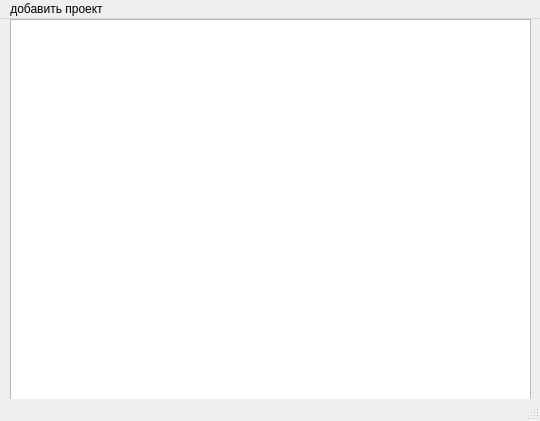
<?xml version="1.0" encoding="UTF-8"?>
<ui version="4.0">
 <class>MainWindow</class>
 <widget class="QMainWindow" name="MainWindow">
  <property name="geometry">
   <rect>
    <x>0</x>
    <y>0</y>
    <width>540</width>
    <height>421</height>
   </rect>
  </property>
  <property name="windowTitle">
   <string>MainWindow</string>
  </property>
  <widget class="QWidget" name="centralwidget">
   <widget class="QTableView" name="tableView">
    <property name="geometry">
     <rect>
      <x>10</x>
      <y>0</y>
      <width>521</width>
      <height>381</height>
     </rect>
    </property>
   </widget>
  </widget>
  <widget class="QMenuBar" name="menubar">
   <property name="geometry">
    <rect>
     <x>0</x>
     <y>0</y>
     <width>540</width>
     <height>29</height>
    </rect>
   </property>
   <widget class="QMenu" name="menu">
    <property name="title">
     <string>добавить проект</string>
    </property>
    <addaction name="action_add"/>
   </widget>
   <addaction name="menu"/>
  </widget>
  <widget class="QStatusBar" name="statusbar"/>
  <action name="action">
   <property name="text">
    <string>добавить</string>
   </property>
  </action>
  <action name="action_add">
   <property name="text">
    <string>добавить</string>
   </property>
  </action>
 </widget>
 <resources/>
 <connections>
  <connection>
   <sender>action_add</sender>
   <signal>triggered()</signal>
   <receiver>MainWindow</receiver>
   <slot>slot_add()</slot>
   <hints>
    <hint type="sourcelabel">
     <x>-1</x>
     <y>-1</y>
    </hint>
    <hint type="destinationlabel">
     <x>269</x>
     <y>210</y>
    </hint>
   </hints>
  </connection>
 </connections>
 <slots>
  <slot>slot_add()</slot>
 </slots>
</ui>
